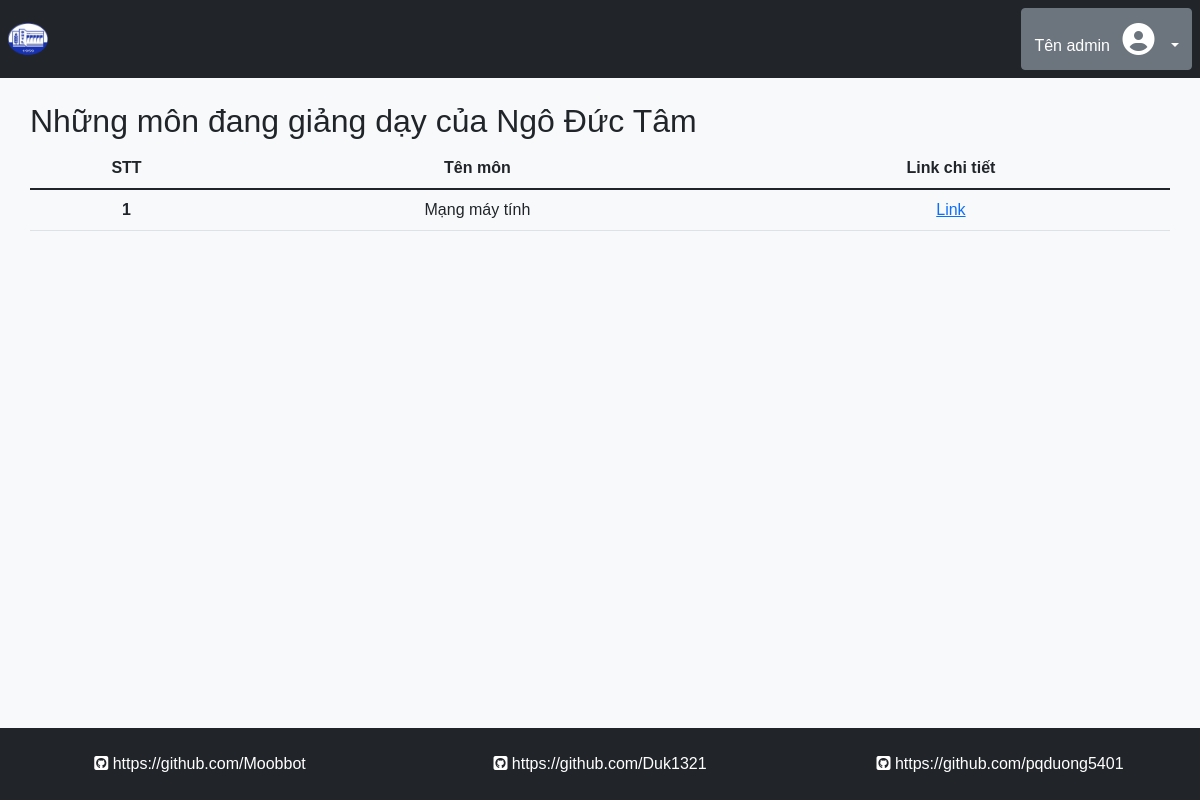
Page /subject/index.php?id=51 (signed in) on the committed database.
### tables this page shows
CREATE TABLE `db_user_inf` (
  `ID` int(10) UNSIGNED NOT NULL,
  `User_FullName` varchar(200) NOT NULL,
  `User_Position` varchar(100) NOT NULL,
  `User_Phone` varchar(100) NOT NULL,
  `office_id` int(10) UNSIGNED DEFAULT NULL
);

CREATE TABLE `db_teach_learn` (
  `teach_learn_id` int(10) UNSIGNED NOT NULL,
  `user_id_inf` int(10) UNSIGNED NOT NULL,
  `sub_id` int(10) UNSIGNED NOT NULL
);

CREATE TABLE `db_subjects` (
  `sub_id` int(10) UNSIGNED NOT NULL,
  `sub_name` varchar(100) NOT NULL
);

### subject/index.php (the view, shortened to what this page needs)
<?php include '../reuse/header.php' ?>
<?php
include '../reuse/config.php';
$id = $_GET['id'];
$name = '';
$sqlx = "SELECT User_FullName FROM db_user_inf WHERE id = '$id'";
$resultx = mysqli_query($conn, $sqlx);
if ($resultx->num_rows > 0) {
    $rowx = $resultx->fetch_assoc();
    $name = $rowx['User_FullName'];
} else {
    echo 'lỗi';
}
?>
<div class="container-fluid px-0">
    <?php include '../reuse/header_body.php' ?>
    <?php
    if (empty($_SESSION['current_user'])) {
        header("Location:../index.php");
    ?>
    <?php
    } else {
    ?>
    <Section class="container">
        <div class="row mt-4">
            <h2 class="px-0">Những môn đang giảng dạy của <?= $name ?></h2>
            <table class="table text-center">
                <thead>
                    <tr>
                        <th scope="col">STT</th>
                        <th scope="col">Tên môn</th>
                        <th scope="col">Link chi tiết</th>
                    </tr>
                </thead>
                <tbody>
                    <?php
                        $sql = "SELECT sub_id, teach_learn_id FROM db_teach_learn WHERE user_id_inf = '$id'";
                        $result = mysqli_query($conn, $sql);
                        $STT = 0;
                        if ($result->num_rows > 0) {
                            while ($row  = $result->fetch_assoc()) {
                                $sub_id = $row['sub_id'];
                                $teach_learn_id = $row['teach_learn_id'];
                                $sql1 = "SELECT * FROM db_subjects s WHERE s.sub_id = $sub_id";
                                $result1 = mysqli_query($conn, $sql1);
                                if ($result1->num_rows > 0) {
                                    $STT += 1;
                                    $row1 = $result1->fetch_assoc();
                        ?>
                    <tr>
                        <th scope="row"><?= $STT ?></th>
                        <td><?= $row1['sub_name'] ?></td>
                        <td><a href="http://localhost/BTL_CNW/subject/detail.php?id= <?= $teach_learn_id ?>">Link</a>
                        </td>
                        <?php
                                }
                                    ?>
                        <?php
                            }
                        } else {
                                ?>
                        <th scope="row">Giảng viên chưa dạy môn nào</th>
                        <?php
                        } ?>
                    </tr>
                </tbody>
            </table>
        </div>
    </Section>
    <?php
    }
    ?>
    <?php include '../reuse/footer_body.php' ?>
</div>
<?php include '../reuse/footer.php' ?>

### assets/style.css (style rules this page uses)
*, html { margin: 0; padding: 0; list-style-type: none; font-family: Arial, Helvetica, sans-serif; }

### rows in the picture
db_user_inf: User_FullName "Ngô Đức Tâm"
db_teach_learn: sub.sub_name "Mạng máy tính"

### other values in the picture
$currentUser['User_FullName'] "Tên admin"
